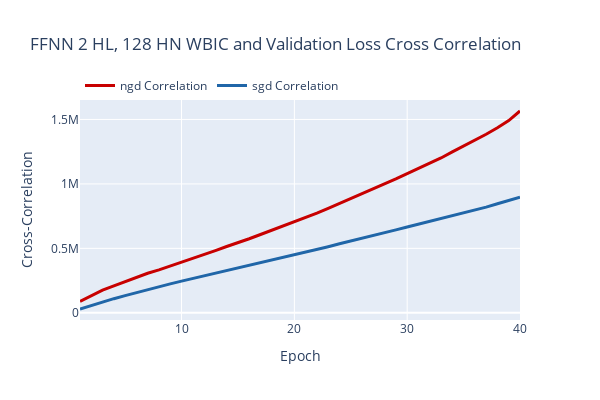

The cell this chart's notebook holds for it:
### Code cell
#visualize cross correlation
# Visualise generalisation loss vs. testing loss for each model
from scipy import signal

corr_figs = {}
for title in models.keys():
    corr_fig = make_subplots()
    color_index = 0
    for optim in optimizers:
        color = color_cycle[color_index % len(color_cycle)]
        color_index += 1

        # corr=np.correlate(
        #     val_losses[title][optim][1:], 
        #     wbic_estimates[title][optim][1:], 
        #     mode='full')

        corr=signal.correlate(
            val_losses[title][optim][1:], 
            wbic_estimates[title][optim][1:], mode='full', method='auto')

        corr_fig.add_trace(go.Scatter(
            x=epochs,
            y=corr,
            mode="lines",
            name=f"{optim} Correlation",
            line=dict(color=color, width=3),
            marker=dict(size=8, symbol="x")
        ))

    corr_fig.update_layout(
        title=f"{title} WBIC and Validation Loss Cross Correlation",
        xaxis_title="Epoch",
        xaxis=dict(
            tickmode='linear',
            tick0=0,
            dtick=10,
        ),
        yaxis_type="linear",
        width=600,
        height=400,
        legend=dict(
            x=0,
            y=1,
            xanchor='left',
            yanchor='bottom',
            orientation='h',
        ),
    )
    corr_fig.update_yaxes(title="Cross-Correlation")
    corr_figs[title] = corr_fig
    corr_fig.show()

### Figure 1 — Plotly figure (JSON) as saved in the notebook; plotly's stock layout.template omitted (floating-point values rounded to 4 significant figures)
{"data": [{"line": {"color": "rgb(200, 0, 0)", "width": 3}, "marker": {"size": 8, "symbol": "x"}, "mode": "lines", "name": "ngd Correlation", "type": "scatter", "x": [1, 2, 3, 4, 5, 6, 7, 8, 9, 10, 11, 12, 13, 14, 15, 16, 17, 18, 19, 20, 21, 22, 23, 24, 25, 26, 27, 28, 29, 30, 31, 32, 33, 34, 35, 36, 37, 38, 39, 40], "y": [89110.0, 132200.0, 175200.0, 209200.0, 243700.0, 273700.0, 307100.0, 333000.0, 361900.0, 393600.0, 421800.0, 452000.0, 482300.0, 514200.0, 541900.0, 574300.0, 607400.0, 639900.0, 671600.0, 707200.0, 741300.0, 773400.0, 810700.0, 848300.0, 886500.0, 919700.0, 958600.0, 998800.0, 1038000.0, 1079000.0, 1119000.0, 1160000.0, 1201000.0, 1249000.0, 1294000.0, 1338000.0, 1385000.0, 1435000.0, 1491000.0, 1566000.0, 1474000.0, 1430000.0, 1389000.0, 1352000.0, 1315000.0, 1281000.0, 1246000.0, 1214000.0, 1183000.0, 1150000.0, 1118000.0, 1085000.0, 1052000.0, 1018000.0, 985800.0, 952000.0, 917500.0, 883000.0, 849200.0, 812400.0, 777100.0, 743400.0, 705500.0, 667800.0, 630000.0, 594200.0, 556900.0, 517600.0, 478700.0, 439400.0, 400300.0, 362000.0, 323800.0, 280100.0, 238500.0, 198600.0, 156000.0, 110900.0, 61970.0]}, {"line": {"color": "rgb(32, 102, 168)", "width": 3}, "marker": {"size": 8, "symbol": "x"}, "mode": "lines", "name": "sgd Correlation", "type": "scatter", "x": [1, 2, 3, 4, 5, 6, 7, 8, 9, 10, 11, 12, 13, 14, 15, 16, 17, 18, 19, 20, 21, 22, 23, 24, 25, 26, 27, 28, 29, 30, 31, 32, 33, 34, 35, 36, 37, 38, 39, 40], "y": [29500.0, 58110.0, 84120.0, 109600.0, 133400.0, 157300.0, 179600.0, 202100.0, 224500.0, 245900.0, 266100.0, 287900.0, 308700.0, 328200.0, 347700.0, 368800.0, 391000.0, 412200.0, 432900.0, 452600.0, 472800.0, 492900.0, 513000.0, 535500.0, 556100.0, 579900.0, 600400.0, 621300.0, 643400.0, 666100.0, 687600.0, 708500.0, 730800.0, 751800.0, 774800.0, 796100.0, 819500.0, 845800.0, 869500.0, 897400.0, 868400.0, 840300.0, 814400.0, 788900.0, 765100.0, 741100.0, 718500.0, 695700.0, 673300.0, 651200.0, 630700.0, 608600.0, 587400.0, 567500.0, 547700.0, 526500.0, 503900.0, 482600.0, 461500.0, 441600.0, 421100.0, 400800.0, 380800.0, 358300.0, 337700.0, 314100.0, 293700.0, 272500.0, 250800.0, 228200.0, 206700.0, 185900.0, 163700.0, 143000.0, 120200.0, 99030.0, 76190.0, 50470.0, 27190.0]}], "layout": {"height": 400, "legend": {"orientation": "h", "x": 0, "xanchor": "left", "y": 1, "yanchor": "bottom"}, "title": {"text": "FFNN 2 HL, 128 HN WBIC and Validation Loss Cross Correlation"}, "width": 600, "xaxis": {"anchor": "y", "domain": [0, 1], "dtick": 10, "tick0": 0, "tickmode": "linear", "title": {"text": "Epoch"}}, "yaxis": {"anchor": "x", "domain": [0, 1], "title": {"text": "Cross-Correlation"}, "type": "linear"}}}
